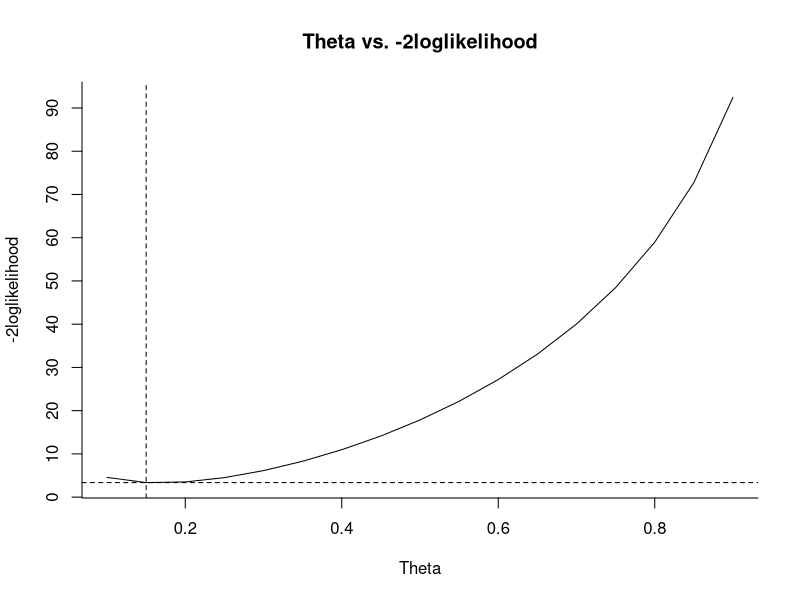
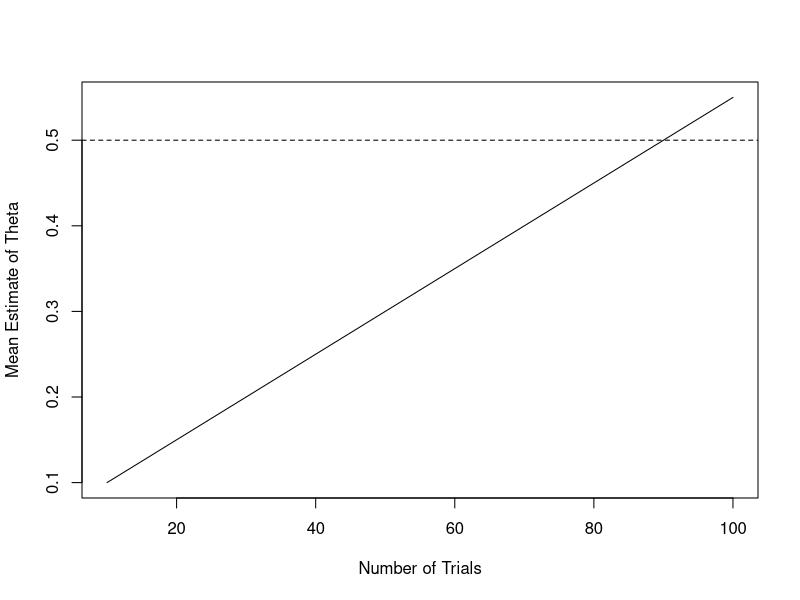

Source code (R) for these figures, in order:
## ---- chunk 1
# Figure 5.1 Coin Flipping
x<-5 # determines observed trials number
n<-30 # total number of trials
theta<-seq(0.1,0.9,by=0.05) # range of theta values
log_lh<-c() # loglikelihood function
num<-length(theta) # number of elements in theta
for (i in 1:num){
  log_lh[i]<--2*log(dbinom(x,n,theta[i]))
}

min_lh<-min(log_lh) # identify minimum loglikelihood
print(min_lh)
min_theta<-theta[log_lh==min_lh] # identify theta for minimum loglikelihood
print(c(min_lh,min_theta))

plot(theta,log_lh,type='l',main="Theta vs. -2loglikelihood",xlab="Theta",ylab="-2loglikelihood",axes=FALSE) # plot
axis(side=1,at=seq(0,1,by=0.2))
axis(side=2,at=seq(0,100,by=10))
abline(h=min_lh,v=min_theta,lty=2)

# Estimation of the likelihood in observing 5 tails in 30 trials/coin-flips based on a range of theta values (probability)
# determines the theta value that maximizes the probability of obtaining data desired
# minimization of -2*loglikelihood is equivalent to maximization of probability likelihood
# computationally easier to use -2*loglikelihood
# ML estimation of theta indicates most likely value of theta that makes obtained data most probable
## ---- chunk 2
# Figure 5.2
n<-seq(10,100,by=10)
theta<-seq(0.1,0.55,by=0.05)
plot(n,theta,xlab='Number of Trials',ylab='Mean Estimate of Theta',type='l')
abline(h=0.5,lty=2)

# Average estimation based on 100 replications
# With increasing sample size, estimation more closely resembles true value (unbiasedness) and variance of estimation decreases
